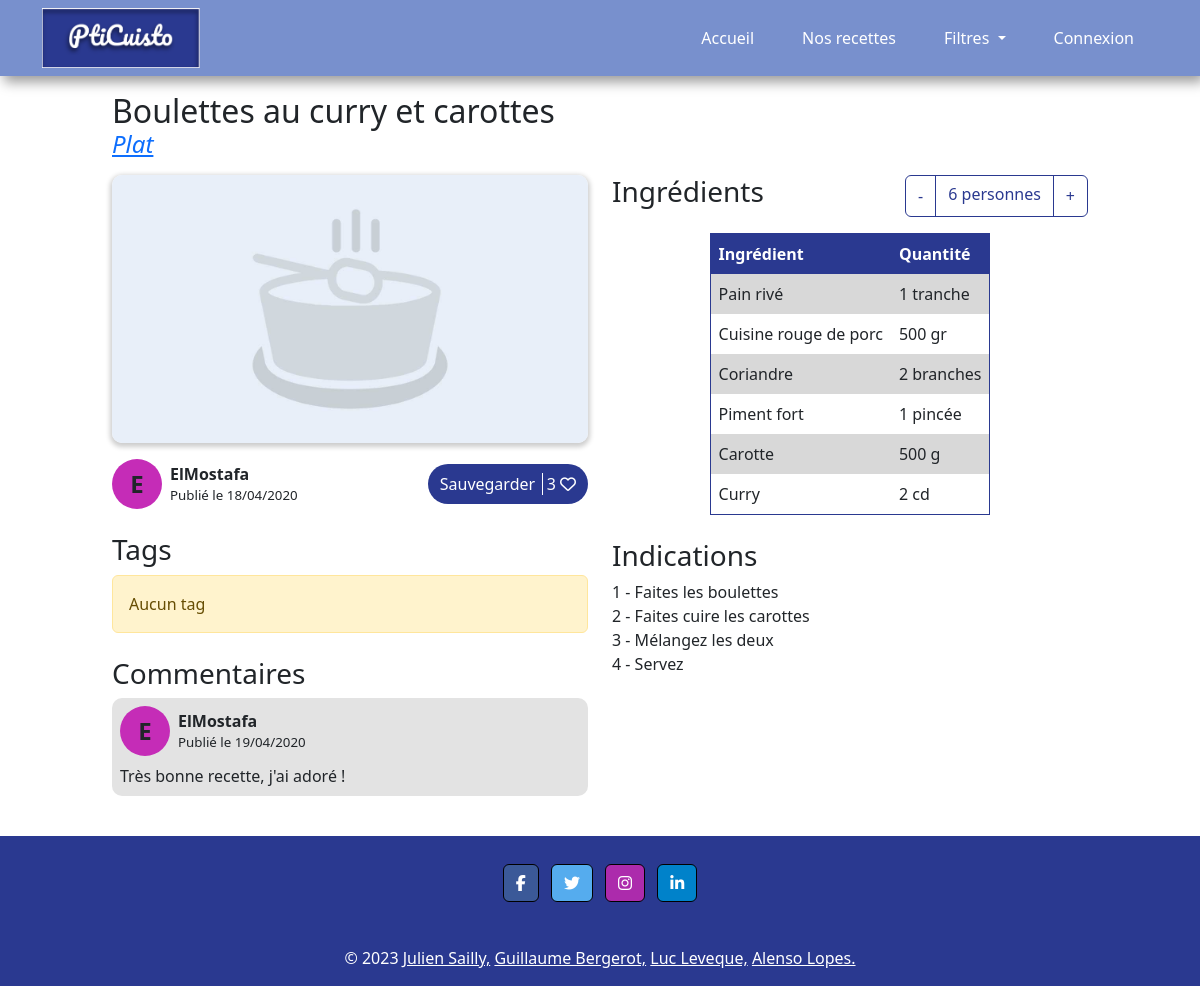
Page /index.php?controller=recipes&action=read&id=1 on the committed database.
### tables this page shows
CREATE TABLE `recipes` (
  `rec_id` int(11) NOT NULL,
  `rec_title` varchar(200) DEFAULT NULL,
  `rec_content` varchar(2000) DEFAULT NULL,
  `rec_summary` varchar(300) DEFAULT NULL,
  `cat_id` int(3) NOT NULL,
  `rec_creation_date` datetime NOT NULL DEFAULT current_timestamp(),
  `rec_image_src` varchar(100) DEFAULT NULL,
  `rec_modification_date` datetime DEFAULT NULL,
  `users_id` int(3) NOT NULL,
  `isAuthorised` int(2) NOT NULL DEFAULT 0,
  `rec_nb_person` int(2) NOT NULL
);

CREATE TABLE `category` (
  `cat_id` int(3) NOT NULL,
  `cat_title` varchar(100) DEFAULT NULL,
  `cat_desc` varchar(250) DEFAULT NULL
);

CREATE TABLE `users` (
  `users_id` int(11) NOT NULL,
  `users_pseudo` varchar(25) DEFAULT NULL,
  `users_email` varchar(100) DEFAULT NULL,
  `users_password` char(64) NOT NULL,
  `users_lastname` varchar(100) DEFAULT NULL,
  `users_name` varchar(100) DEFAULT NULL,
  `users_inscription_date` date DEFAULT NULL,
  `users_type` int(1) NOT NULL,
  `users_status` int(1) NOT NULL
);

CREATE TABLE `comments` (
  `rec_id` int(11) NOT NULL,
  `users_id` int(11) NOT NULL,
  `com_date` datetime NOT NULL DEFAULT current_timestamp(),
  `com_title` varchar(256) DEFAULT NULL,
  `com_content` varchar(512) DEFAULT NULL
);

CREATE TABLE `ingredients_list` (
  `rec_id` int(11) NOT NULL,
  `ing_id` int(11) NOT NULL,
  `ing_quantity` double NOT NULL,
  `ing_unit` varchar(20) NOT NULL
);

CREATE TABLE `ingredient` (
  `ing_id` int(11) NOT NULL,
  `ing_title` varchar(100) DEFAULT NULL,
  `ing_desc` varchar(150) DEFAULT NULL
);

### index.php (called while the page is built, shortened)
<?php
    require_once(File::build_path(array("controller", "routeur.php")));
?>

### model/modelRecipes.php (called while the page is built, shortened)
<?php
require_once(File::build_path(array("model", "model.php")));
class modelRecipes extends model
{
  public static function getRecipe($rec_id = NULL)
  {
    $model = new Model();
    if ($rec_id == NULL) {
      $page = 1;
      if (isset($_GET['page'])) {
        if ($_GET['page'] > 0) {
          $page = $_GET['page'];
        }
      }
      $sql = "SELECT rec_id, rec_title, cat_id, cat_title, rec_summary, rec_image_src, isAuthorised FROM recipes
      join category using (cat_id)
      where isAuthorised = 1
      order by rec_modification_date desc, rec_creation_date desc LIMIT " . (($page - 1) * 10) . "," . 10;
      $req_prep = model::$pdo->prepare($sql);
      $req_prep->execute();
      return $req_prep->fetchAll();
    } else {
      $sql = "SELECT rec_title, cat_id, cat_title, rec_image_src, users_id, users_pseudo, rec_creation_date, rec_modification_date, rec_nb_person, rec_content, isAuthorised FROM recipes
      join category using (cat_id)
      join users using (users_id)
      WHERE rec_id = $rec_id";
      $req_prep = model::$pdo->prepare($sql);
      $req_prep->execute();
      return $req_prep->fetch();
    }
  }
  public static function getRecipeLikes($rec_id)
  {
    $model = new Model();
    $sql = "SELECT COUNT(*) as NBLIKES FROM likes WHERE rec_id = :id";
    $req_prep = model::$pdo->prepare($sql);
    $req_prep->bindParam(':id', $rec_id, PDO::PARAM_INT);
    $req_prep->execute();
    return $req_prep->fetch();
  }
  public static function getRecipeComments($rec_id)
  {
    $model = new Model();
    $sql = "SELECT users_id, users_pseudo, com_date, com_content FROM comments
    JOIN users using (users_id)
    WHERE rec_id = :id
    order by com_date desc";
    $req_prep = model::$pdo->prepare($sql);
    $req_prep->bindParam(':id', $rec_id, PDO::PARAM_INT);
    $req_prep->execute();
    return $req_prep->fetchAll();
  }
  public static function getRecipeTags($rec_id)
  {
    $model = new Model();
    $sql = "SELECT tag_title from tag
    join tags_list using (tag_id)
    where rec_id = :id";
    $req_prep = model::$pdo->prepare($sql);
    $req_prep->bindParam(':id', $rec_id, PDO::PARAM_INT);
    $req_prep->execute();
    return $req_prep->fetchAll();
  }
  public static function getRecipeIngredients($rec_id)
  {
    $model = new Model();
    $sql = "select ing_title, ing_quantity, ing_unit from ingredient
    join ingredients_list using (ing_id)
    where rec_id = :id";
    $req_prep = model::$pdo->prepare($sql);
    $req_prep->bindParam(':id', $rec_id, PDO::PARAM_INT);
    $req_prep->execute();
    return $req_prep->fetchAll();
  }
}

### config/conf.php (called while the page is built, shortened)
<?php
class conf{
	static private $databases = array(
		'hostname' => 'localhost',
		'database' => 'pti-cuisto',
		'login' => 'root',
		'password' => ''
	);
	static public function getLogin(){
		return self::$databases['login'];
	}
	static public function getHostname(){
		return self::$databases['hostname'];
	}
	static public function getDatabase(){
		return self::$databases['database'];
	}
	static public function getPassword(){
		return self::$databases['password'];
	}
}

### model/model.php (called while the page is built, shortened)
<?php
require_once("config/conf.php");
class model{
  public static function init(){
    $login = conf::getLogin();
    $hostname = conf::getHostname();
    $database_name = conf::getDatabase();
    $password = conf::getPassword();
  }
}
?>

### view/viewRecipe.php (the view, shortened to what this page needs)
<?php
global $recipe_img_path;
?>
<h2 class="recipe_title">
    <?= $recipe['rec_title'] ?>
</h2>
<a href="index.php?controller=filtre&action=categories&id=<?= $recipe['cat_id'] ?>">
    <h4 class="recipe_category"><i>
            <?= $recipe['cat_title'] ?>
        </i></h4>
</a>
<article id="recipe_view">
    <div class="column col_left">
        <div class="component">
            <div class="img_container">
                <img src="<?= $recipe_img_path . $recipe['rec_image_src'] ?>" alt="<?= $recipe['rec_title'] ?>">
            </div>
            <div class="author_save">
                <div class="author">
                    <div class="user_pp" <?php
                    $randColor = "#" . str_pad(dechex(rand(0xb9b9b9, 0xFFFFFF)), 6, 0, STR_PAD_LEFT);
                    echo "style=\"background-color: $randColor;\"";
                    ?>>
                        <span>
                            <?= substr($recipe['users_pseudo'], 0, 1) ?>
                        </span>
                    </div>
                    <div>
                        <p>
                            <?= $recipe['users_pseudo'] ?>
                        </p>
                        <?php
                        $date = $recipe['rec_creation_date'];
                        ?>
                        <p>Publié le
                            <?= date("d/m/Y", strtotime($date)) ?>
                        </p>
                    </div>
                </div>
                <form method="POST" action="" class="save_recipe">
                    <div class="save_recipe_button">
                        <span class="save">Sauvegarder</span>
                        <span>
                            <?= $likes['NBLIKES'] ?>
                        </span>
                        <i class="fa-regular fa-heart" style="color: #ffffff;"></i>
                    </div>
                </form>
            </div>
        </div>
        <div class="tags component">
            <h3>Tags</h3>
            <?php
            if (sizeof($tags) == 0) {
                ?>
                <div class="alert alert-warning" role="alert">Aucun tag</div>
                <?php
            }
            ?>
        </div>
        <div class="comments component">
            <h3>Commentaires</h3>
            <?php
            if (sizeof($comments) == 0) {
                ?>
                <div class="alert alert-warning" role="alert">Aucun commentaire pour le moment</div>
                <?php
            } else {
                ?>
                <div>
                    <?php
                    foreach ($comments as $key => $comment) {
                        ?>
                        <div class="comment">
                            <div class="author">
                                <div class="user_pp" <?php
                                $randColor = "#" . str_pad(dechex(rand(0xb9b9b9, 0xFFFFFF)), 6, 0, STR_PAD_LEFT);
                                echo "style=\"background-color: $randColor;\"";
                                ?>>
                                    <span>
                                        <?= substr($comment['users_pseudo'], 0, 1) ?>
                                    </span>
                                </div>
                                <div>
                                    <p>
                                        <?= $comment['users_pseudo'] ?>
                                    </p>
                                    <p>Publié
                                        <?php
                                        if ($comment['com_date'] < date("Y-m-d H:i:s", strtotime("-1 day"))) {
                                            echo " le " . date("d/m/Y", strtotime($comment['com_date']));
                                        } else {
                                            echo " à " . date("H:i", strtotime($comment['com_date']));
                                        }
                                        ?>
                                    </p>
                                </div>
                            </div>
                            <p class="comment">
                                <?= $comment['com_content'] ?>
                            </p>
                        </div>
                            <?php
                    }
                    ?>
                </div>
                <?php
            }
            ?>
        </div>
    </div>
    <div class="column col_right">
        <div class="ingredients component">
            <div>
                <h3>Ingrédients</h3>
                <div class="person_number btn-group">
                    <button type="button" class="btn btn-outline-primary" id="removePerson">-</button>
                    <span class="btn btn-outline-primary">
                        <?= $recipe['rec_nb_person'] . ($recipe['rec_nb_person'] > 1 ? " personnes" : "personne") ?>
                    </span>
                    <button type="button" class="btn btn-outline-primary" id="addPerson">+</button>
                </div>
            </div>
            <?php
            if (sizeof($ingredients) == 0) {
                ?>
                <div class="alert alert-warning" role="alert">Aucun ingrédient</div>
                <?php
            } else {
                ?>
                <table>
                    <tr>
                        <th>Ingrédient</th>
                        <th>Quantité</th>
                    </tr>
                    <?php
                    foreach ($ingredients as $key => $ingredient) {
                        ?>
                        <tr>
                            <td>
                                <?= $ingredient['ing_title'] ?>
                            </td>
                            <td>
                                <?= $ingredient['ing_quantity'] . " " . $ingredient['ing_unit'] ?>
                            </td>
                        </tr>
                        <?php
                    }
                    ?>
                </table>
                <?php
            }
            ?>
        </div>
        <div class="recipe_content component">
            <h3>Indications</h3>
            <p>
                <?= nl2br($recipe['rec_content']) ?>
            </p>
        </div>
    </div>
</article>

### resources/css/style.css (style rules this page uses)
:root { --primary-color: #2a3990; --secondary-color: #7890cd; --background-color: #ffffff; --grey-color: #999999; }
* { margin: 0; padding: 0; box-sizing: border-box; }
body { transition: all 0.4s ease-in-out; min-height: 100vh; display: flex; flex-direction: column; justify-content: space-between; }
h2.recipe_title { margin-bottom: 0; }
h4.recipe_category { margin-bottom: 1rem; font-weight: lighter; }
article#recipe_view { display: flex; flex-direction: row; justify-content: space-between; gap: 1.5rem; }
article#recipe_view > div { flex: 1; }
#recipe_view .img_container { width: 100%; aspect-ratio: 16 / 9; border-radius: 10px; box-shadow: rgb(0 0 0 / 20%) 0px 2px 5px 2px; margin-bottom: 1rem; }
.img_container img { width: 100%; height: 100%; object-fit: cover; border-radius: 10px; }
div.author_save { display: flex; flex-direction: row; justify-content: space-between; align-items: center; }
div.author { display: flex; flex-direction: row; }
div.author div { display: flex; flex-direction: column; justify-content: center; }
div.author p { margin-left: 0.5rem; margin-bottom: 0; }
div.author p:first-child { font-weight: bold; }
div.author p:last-child { font-size: smaller; }
.save_recipe_button { background-color: var(--primary-color); border-radius: 5rem; padding: 0.5rem 0.75rem; color: var(--background-color); border: none; }
span.save { padding-right: 0.4rem; border-right: var(--background-color) solid 1px; }
.component { margin-bottom: 1.5rem; }
.component h3 { margin-bottom: 0.5rem; }
div.tags div { display: flex; flex-wrap: wrap; gap: 0.5rem; }
div.comments > div { background-color: #e3e3e3; border-radius: 10px; padding: 0.5rem; }
p.comment { margin: 0.5rem 0 0 0; }
div.user_pp { width: 50px; height: 50px; border-radius: 50%; display: flex; justify-content: center; align-items: center; }
div.user_pp span { font-size: 1.5rem; font-weight: 600; }
div.ingredients > div { display: flex; flex-direction: row; justify-content: space-between; margin-bottom: 0.5rem; }
div.ingredients table { border-collapse: collapse; margin: 1rem auto; border-radius: 10px; border: solid 1px var(--primary-color); }
div.ingredients table th { background-color: var(--primary-color); color: var(--background-color); }
div.ingredients table tr:nth-child(even) { background-color: #d8d8d8; }
div.ingredients table * { padding: 0.5rem; }
div.person_number span.btn { cursor: auto; }
.recipe_content p { text-align: justify; }

### rows in the picture
recipes: rec_title "Boulettes au curry et carottes", cat.cat_title "Plat", rec_image_src (placeholder picture), users.users_pseudo "E", users.users_pseudo "ElMostafa", rec_creation_date "18/04/2020", rec_nb_person "6", rec_content "1 - Faites les boulettes 2 - Faites cuire les carottes 3 - Mélangez les deux 4 - Servez"
comments: users.users_pseudo "E", users.users_pseudo "ElMostafa", com_date "19/04/2020", com_content "Très bonne recette, j'ai adoré !"
ingredients_list: ing.ing_title "Pain rivé", ing_quantity "1", ing_unit "tranche"
ingredients_list: ing.ing_title "Cuisine rouge de porc", ing_quantity "500", ing_unit "gr"
ingredients_list: ing.ing_title "Coriandre", ing_quantity "2", ing_unit "branches"
ingredients_list: ing.ing_title "Piment fort", ing_quantity "1", ing_unit "pincée"
ingredients_list: ing.ing_title "Carotte", ing_quantity "500", ing_unit "g"
ingredients_list: ing.ing_title "Curry", ing_quantity "2", ing_unit "cd"

### other values in the picture
$likes['NBLIKES'] "3"
